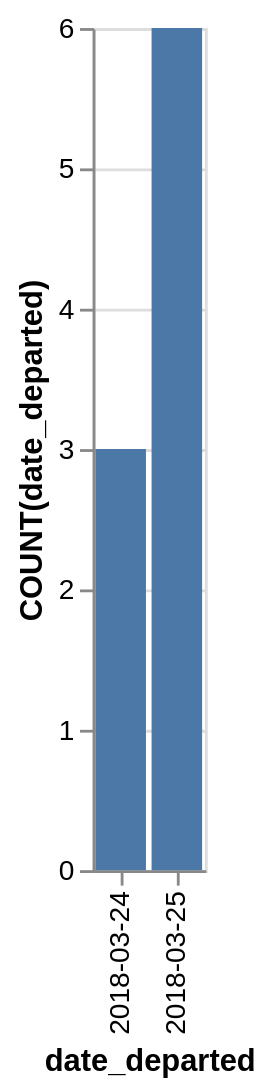

Here is the Vega-Lite specification saved for this chart:
### Vega-Lite specification from a JSON file in a GitHub repository (floating-point values rounded to 4 significant figures)
{"data": {"values": [{"x_data": "2018-03-24", "y_data": 3}, {"x_data": "2018-03-25", "y_data": 6}]}, "mark": "bar", "encoding": {"x": {"field": "x_data", "type": "nominal", "title": "date_departed", "sort": "ascending"}, "y": {"field": "y_data", "type": "quantitative", "title": "COUNT(date_departed)"}}}
